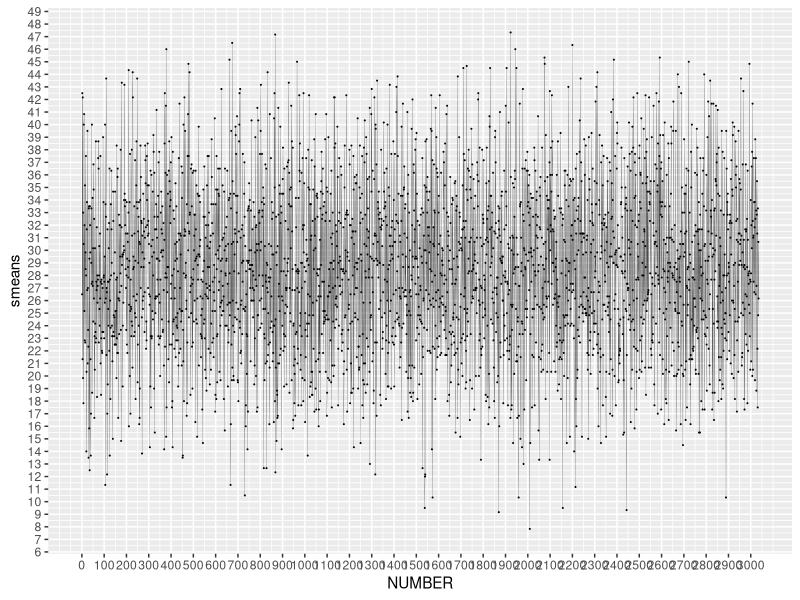

Source code (R):
library(ggplot2)

lrows <- 3035
lcols <- 11
syn_data <- array(data = 0, dim = c(lrows, lcols))


colnames(syn_data) <- c("ONE","NUMBER","R1","R2","R3",
                       "R4", "R5", "R6","NINE","TEN", "ELEVEN")

syn_data[,2] <- c(seq(lrows, 1))
syn_data[,1] <-c(runif(lrows, 0.0, 7.5))
syn_data[,9] <-c(runif(lrows, 10, 100))
syn_data[,10] <-c(runif(lrows, 5.0, 50))
syn_data[,11] <-c(runif(lrows, 30.0, 60.0))


for(i in 1:lrows){
  j = 1
 while(j <= 6){
   syn_data[i,j+2] <- sample(1:56,1)
  j = j + 1
  }
 }

syn_data <- data.frame(syn_data)
smeans = vector()
for(i in 1:lrows){
  smeans[i] <- sum(syn_data[i , 3:8])/6
}


ggplot(syn_data, aes(x = NUMBER, y = smeans)) +
  geom_point(size=0.05) +
  geom_line(size = 0.05)+
  scale_x_continuous(breaks = seq(0,length(syn_data$R1), 100)) +
  scale_y_continuous(breaks = seq(0,max(smeans)+5, 1))




